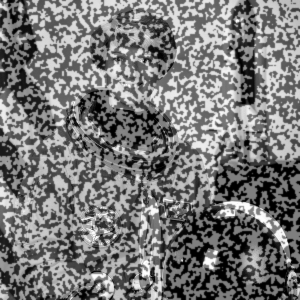
#> input picture main/getting_started/astronaut0.png, 300 x 300 px
$ python seed_propagation_points.py
#> lines starting #> are read from the running program, lines starting #| are printed output that depends on the picture
### src/dictk/image.py
"""Image I/O, grayscale conversion, combination, and inspection utilities."""

import base64
import importlib.resources
from pathlib import Path
from typing import NamedTuple

import imageio.v3 as iio
import numpy as np
from scipy.interpolate import RegularGridInterpolator
from scipy.ndimage import zoom


class PixelCoordinate(NamedTuple):
    """A pixel location in an image's reference frame.

    Attributes:
        x: Horizontal pixel coordinate, increasing left to right.
        y: Vertical pixel coordinate, increasing top to bottom.
    """

    x: int
    y: int


class SubpixelCoordinate(NamedTuple):
    """A sub-pixel location in an image's reference frame.

    Same reference frame as [`PixelCoordinate`](#PixelCoordinate), but
    `x`/`y` are `float`, not `int` -- returned by
    [`dictk.translation.locate_subpixel`](./translation.html#locate_subpixel)
    and [`dictk.grid.locate_subpixel`](./grid.html#locate_subpixel),
    which recover a fractional position via subpixel refinement.
    `PixelCoordinate`'s own `int` fields would silently truncate exactly
    the value those functions exist to preserve.

    Attributes:
        x: Horizontal pixel coordinate, increasing left to right.
        y: Vertical pixel coordinate, increasing top to bottom.
    """

    x: float
    y: float


# [515 lines left out: functions subimage, checkerboard, astronaut, is_rgba, rgba_to_gray, combine and 9 more, not called in this run]


def read(*, path: Path) -> np.ndarray:
    """Read an image file into a NumPy array.

    Args:
        path: Path to the image file.

    Returns:
        The image as a NumPy array.
    """
#> called with path = 'astronaut0.png'
    return iio.imread(path)
#> returned value is the input picture: shape (300, 300); min 0, max 255, mean 120.2


# [72 lines left out: functions write_svg, write, describe, not called in this run]

### main/getting_started/seed_propagation_points.py
"""The sweep's 30 points on `astronaut0` (left), and one point's own
deformation, pivoted on that point, then shifted (right).

Draws the same points and shifts as seed_propagation_baseline.py, from
the same seed. The close-up uses the point whose shift sits nearest the
median shift, so the example is typical, not hand-picked.
"""

import matplotlib.pyplot as plt
import numpy as np
from matplotlib.patches import Polygon, Rectangle
from scipy.ndimage import affine_transform

from dictk.image import read

plt.rcParams.update({"font.family": "serif", "mathtext.fontset": "cm"})

MARGIN = 13
EDGE = 40
SAMPLE_COUNT = 30
# 15% stretch with 0.15 shear: inside the sweep, and large enough to see.
F = np.array([[1.15, 0.15], [0.0, 1.0]])
ZOOM = 30

reference_image = read(path="astronaut0.png")
height, width = reference_image.shape
#> height = 300; width = 300
rng = np.random.default_rng(0)
pivots = rng.integers(EDGE, 261, size=(SAMPLE_COUNT, 2)).astype(np.float64)
shifts = np.round(rng.uniform([4, 2], [8, 6], size=(SAMPLE_COUNT, 2)), 2)

typical = int(np.argmin(np.linalg.norm(shifts - np.median(shifts, axis=0), axis=1)))
pivot, shift = pivots[typical], shifts[typical]
inverse = np.linalg.inv(F)[::-1, ::-1]
offset = pivot[::-1] - inverse @ (pivot[::-1] + shift[::-1])
current_image = affine_transform(
    reference_image.astype(np.float64), inverse, offset=offset, order=5
)
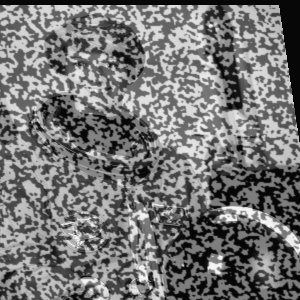
#> current_image: shape (300, 300) float64; min -7.53, max 264.3, mean 118.5; drawn with min black and max white

square = np.array(
    [[-MARGIN, -MARGIN], [MARGIN, -MARGIN], [MARGIN, MARGIN], [-MARGIN, MARGIN]],
    dtype=np.float64,
)
deformed = square @ F.T

fig, (left, right) = plt.subplots(1, 2, figsize=(10, 5.2), constrained_layout=True)

left.imshow(reference_image, cmap="gray", vmin=0, vmax=255)
left.add_patch(
    Rectangle(
        (EDGE, EDGE),
        width - 1 - 2 * EDGE,
        height - 1 - 2 * EDGE,
        fill=False,
        edgecolor="white",
        linestyle="--",
        linewidth=1.5,
    )
)
others = np.delete(pivots, typical, axis=0)
left.scatter(*others.T, s=30, color="orange", edgecolor="black", linewidth=0.5)
left.scatter(*pivot, s=60, color="red", edgecolor="black", linewidth=0.5)
left.set_title(f"{SAMPLE_COUNT} reference points, at least {EDGE} px from each edge")
left.set_xlabel("x (pixels)")
left.set_ylabel("y (pixels)")

right.imshow(current_image, cmap="gray", vmin=0, vmax=255)
right.add_patch(
    Polygon(
        pivot + square,
        fill=False,
        edgecolor="white",
        linestyle="--",
        linewidth=1.5,
        label="reference kernel",
    )
)
right.add_patch(
    Polygon(
        pivot + deformed,
        fill=False,
        edgecolor="orange",
        linestyle=":",
        linewidth=2,
        label="deformed about the point",
    )
)
right.add_patch(
    Polygon(
        pivot + shift + deformed,
        fill=False,
        edgecolor="orange",
        linewidth=2,
        label="then shifted",
    )
)
right.annotate(
    "",
    xy=pivot + shift,
    xytext=pivot,
    arrowprops=dict(arrowstyle="-|>", color="orange", linewidth=2),
)
right.plot(*pivot, marker="o", color="red", markersize=7, mec="black")
right.plot(*(pivot + shift), marker="+", color="red", markersize=14, mew=2)
right.set_xlim(pivot[0] - ZOOM, pivot[0] + ZOOM + shift[0])
right.set_ylim(pivot[1] + ZOOM + shift[1], pivot[1] - ZOOM)
right.set_title(
    f"point ({pivot[0]:.0f}, {pivot[1]:.0f}), shift "
    f"({shift[0]:.2f}, {shift[1]:.2f}) px\n15% stretch, 0.15 shear"
)
right.set_xlabel("x (pixels)")
right.set_ylabel("y (pixels)")
right.legend(loc="lower left", fontsize=9, framealpha=0.85)

fig.savefig("seed_propagation_points.png", dpi=300)
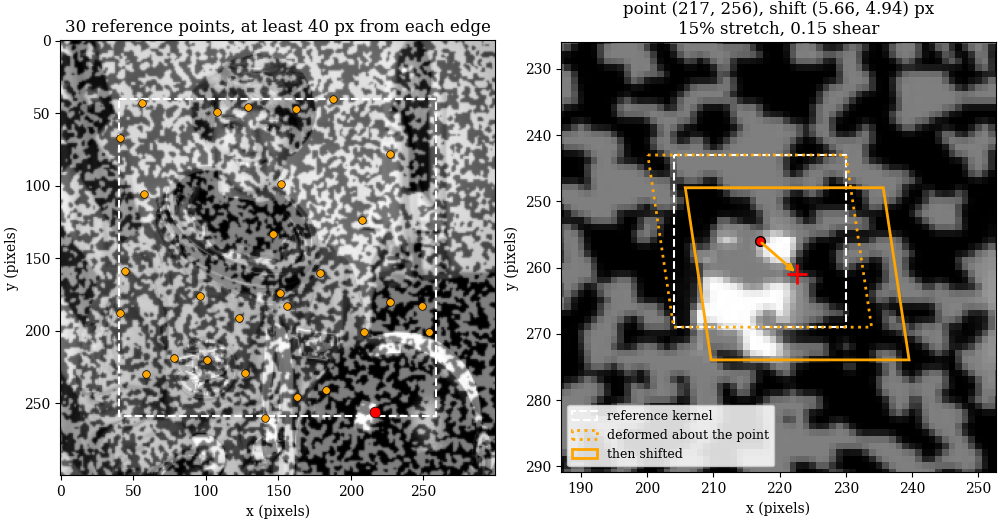
#> figure drawn by matplotlib, 2 panels

$ run again, with main/getting_started/astronaut_300w_by_300h.png copied over main/getting_started/astronaut0.png
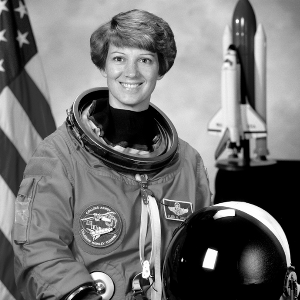
#> input picture main/getting_started/astronaut_300w_by_300h.png, 300 x 300 px
#> in read, returned value is the input picture: shape (300, 300); min 0, max 255, mean 113.8
#> `current_image = affine_transform( reference_image.astype(np.float64), ..`:
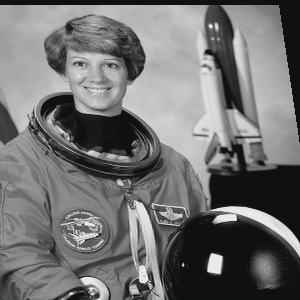
#> current_image: shape (300, 300) float64; min -19.41, max 278.3, mean 113.7; drawn with min black and max white
#> `fig.savefig("seed_propagation_points.png", dpi=300)`:
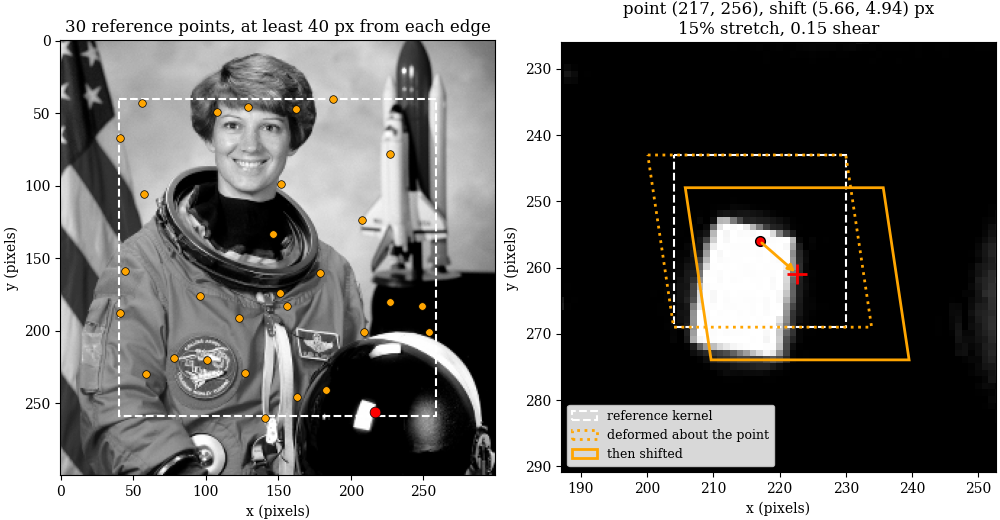
#> figure drawn by matplotlib, 2 panels
